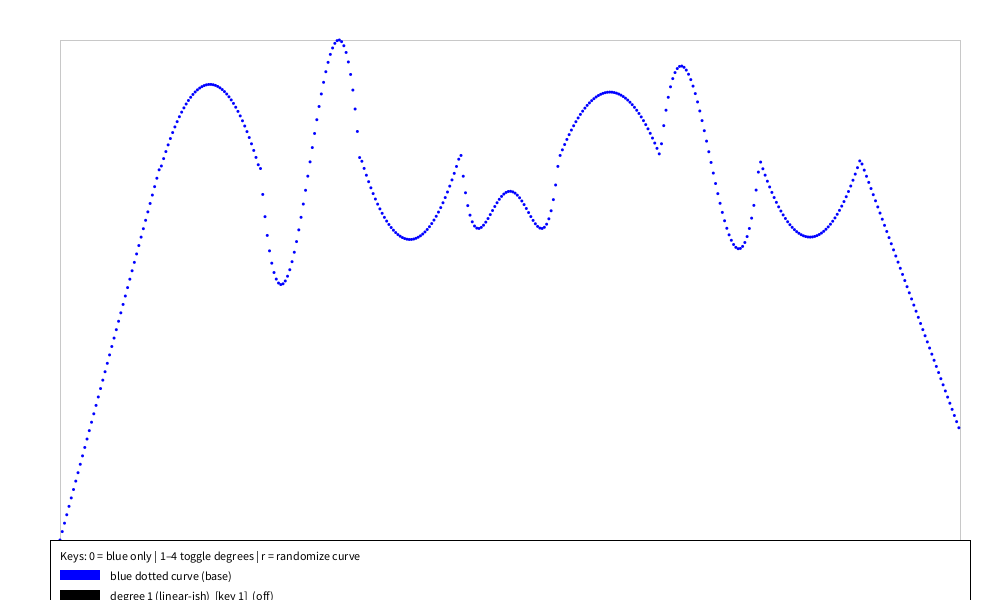
Frame 1 (no input)
Frame 2 (the mouse pressed at the canvas centre, redrawn once): identical to frame 1, image omitted

The Processing sketch that drew this single still picture (run headless with seeded random() and noise(); the mouse was pressed at the canvas centre and the sketch redrawn once):

// Processing sketch: polynomial_regression_demo
// ── polynomial_regression_demo.pde
// Curve vocabulary explorer with shuffled segments
// Segment degree order (by t from left to right):
//   1, 2, 3, 2, 4, 2, 3, 2, 1
//
// Behavior:
//   - Blue dotted curve is ALWAYS drawn.
//   - Press 1..4 to TOGGLE overlays of that degree.
//   - Press 0 to clear overlays (blue only).
//   - Press r to randomize to a new curve.
//
// Keys:
//   0 : blue curve only (no overlays)
//   1 : toggle degree 1 overlay
//   2 : toggle degree 2 overlay
//   3 : toggle degree 3 overlay
//   4 : toggle degree 4 overlay
//   r/R : randomize a new curve

int N = 800;                // number of sample points
float[] xs = new float[N];
float[] ys = new float[N];
int[] deg = new int[N];     // degree label for each point (1,2,3,4)

float minY, maxY;

// Which degrees are currently shown as overlays
boolean[] showDeg = new boolean[5]; // indices 1..4 used

// Segment scaling (randomized each time we generate a curve)
final int SEG_COUNT = 9;
float[] segScale = new float[SEG_COUNT];

void setup() {
  size(1000, 600);
  smooth(8);

  generateData();
  findYRange();

  noLoop();  // redraw only when something changes
}

void draw() {
  background(255);

  float left = 60;
  float right = width - 40;
  float top = 40;
  float bottom = height - 60;

  // Frame for curve
  stroke(200);
  noFill();
  rect(left, top, right - left, bottom - top);

  // --- Always draw blue dotted curve ---
  noStroke();
  fill(0, 0, 255);
  float rDot = 3;       // dot diameter
  int step = 2;         // skip every other sample for spacing

  for (int i = 0; i < N; i += step) {
    float px = map(i, 0, N - 1, left, right);
    float py = map(ys[i], minY, maxY, bottom, top);
    ellipse(px, py, rDot, rDot);
  }

  // --- Draw any active overlays for degrees 1..4 ---
  for (int d = 1; d <= 4; d++) {
    if (showDeg[d]) {
      int col;
      if (d == 1)      col = color(0);              // black
      else if (d == 2) col = color(0, 150, 0);      // green
      else if (d == 3) col = color(255, 140, 0);    // orange
      else             col = color(200, 0, 200);    // magenta

      drawDegreeSegments(d, col);
    }
  }

  // Legend under the graph area
  drawLegend();
}

// ------------------------------------------------------------
// Generate synthetic data with shuffled segment types
// Segment index:   0  1  2  3  4  5  6  7  8
// Degrees:         1  2  3  2  4  2  3  2  1
// ------------------------------------------------------------
void generateData() {
  int segCount = SEG_COUNT;

  // Randomize scale factors per segment (varies per degree)
  for (int seg = 0; seg < segCount; seg++) {
    int d = degreeForSeg(seg);
    float s;

    if (d == 1) {
      s = random(0.5, 1.5);
    } else if (d == 2) {
      s = random(0.8, 1.8);
    } else if (d == 3) {
      s = random(4.0, 8.0);
    } else { // d == 4
      s = random(8.0, 12.0);
    }
    segScale[seg] = s;
  }

  float yPrev = 0;     // last global y
  float anchor = 0;    // current segment anchor
  int prevSeg = -1;

  for (int i = 0; i < N; i++) {
    float t = (float)i / (N - 1);       // in [0,1]
    int seg = (int)(t * segCount);
    if (seg >= segCount) seg = segCount - 1;

    float localT = t * segCount - seg;  // local param in [0,1)

    int degree = degreeForSeg(seg);
    float scale = scaleForSeg(seg);
    float f = baseFunc(seg, localT);

    // Ensure continuity at segment boundaries
    if (seg != prevSeg) {
      anchor = (i == 0) ? 0 : (yPrev - scale * f);
    }

    float y = anchor + scale * f;

    xs[i] = t;
    ys[i] = y;
    deg[i] = degree;

    yPrev = y;
    prevSeg = seg;
  }
}

// ------------------------------------------------------------
// Base shape per segment (unscaled), as a function of localT in [0,1)
// ------------------------------------------------------------
float baseFunc(int seg, float u) {
  switch (seg) {
  case 0:
    // Degree 1: rising line
    return u;  // 0 -> 1

  case 1:
    // Degree 2: hill (∩)
    return u * (1.0 - u);  // 0 at ends, peak at 0.5

  case 2:
    // Degree 3: valley–hill–valley (two extrema)
    {
      float v = u;
      return v * (1.0 - v) * (v - 0.5);
    }

  case 3:
    // Degree 2: valley (U)
    return -u * (1.0 - u);

  case 4:
    // Degree 4: hill–valley–hill (wiggly quartic)
    {
      float v = u;
      return (v - 0.1) * (v - 0.3) * (v - 0.7) * (v - 0.9);
    }

  case 5:
    // Degree 2: smaller hill
    return 0.7 * u * (1.0 - u);

  case 6:
    // Degree 3: hill–valley–hill (flip of seg 2)
    {
      float v = u;
      return -v * (1.0 - v) * (v - 0.5);
    }

  case 7:
    // Degree 2: smaller valley
    return -0.7 * u * (1.0 - u);

  case 8:
    // Degree 1: gentle descending line
    return 1.0 - u;

  default:
    return 0;
  }
}

// ------------------------------------------------------------
// Degree per segment
// ------------------------------------------------------------
int degreeForSeg(int seg) {
  switch (seg) {
  case 0:
  case 8:
    return 1;
  case 1:
  case 3:
  case 5:
  case 7:
    return 2;
  case 2:
  case 6:
    return 3;
  case 4:
    return 4;
  default:
    return 1;
  }
}

// ------------------------------------------------------------
// Scale per segment (uses randomized segScale[])
// ------------------------------------------------------------
float scaleForSeg(int seg) {
  return segScale[seg];
}

// ------------------------------------------------------------
// Find Y range for mapping to canvas
// ------------------------------------------------------------
void findYRange() {
  minY = ys[0];
  maxY = ys[0];
  for (int i = 1; i < N; i++) {
    if (ys[i] < minY) minY = ys[i];
    if (ys[i] > maxY) maxY = ys[i];
  }
  if (abs(maxY - minY) < 1e-6) {
    maxY = minY + 1;
  }
}

// ------------------------------------------------------------
// Draw segments of a given degree with thick colored lines
// ------------------------------------------------------------
void drawDegreeSegments(int targetDegree, int col) {
  float left = 60;
  float right = width - 40;
  float top = 40;
  float bottom = height - 60;

  stroke(col);
  strokeWeight(4);
  noFill();

  for (int i = 1; i < N; i++) {
    if (deg[i] == targetDegree && deg[i - 1] == targetDegree) {
      float x1 = map(i - 1, 0, N - 1, left, right);
      float y1 = map(ys[i - 1], minY, maxY, bottom, top);
      float x2 = map(i, 0, N - 1, left, right);
      float y2 = map(ys[i], minY, maxY, bottom, top);
      line(x1, y1, x2, y2);
    }
  }
}

// ------------------------------------------------------------
// Legend below the graph area, with color swatches
// ------------------------------------------------------------
void drawLegend() {
  float left = 60;
  float right = width - 40;
  float bottom = height - 60;

  int x0 = (int)left;
  int y0 = (int)(bottom + 20);  // just below the graph
  int dy = 20;

  fill(255);
  stroke(0);
  rect(x0 - 10, y0 - 20, (int)(right - left) + 20, 110);

  textAlign(LEFT, CENTER);
  textSize(12);
  fill(0);
  text("Keys: 0 = blue only | 1–4 toggle degrees | r = randomize curve", x0, y0 - 5);

  int y = y0 + 15;

  int sw = 40;  // swatch width

  // Blue base curve
  noStroke();
  fill(0, 0, 255);
  rect(x0, y - 5, sw, 10);
  fill(0);
  text("blue dotted curve (base)", x0 + sw + 10, y);
  y += dy;

  // Degree 1
  noStroke();
  fill(0);
  rect(x0, y - 5, sw, 10);
  fill(0);
  text("degree 1 (linear-ish)  [key 1]  " + (showDeg[1] ? "(ON)" : "(off)"), x0 + sw + 10, y);
  y += dy;

  // Degree 2
  noStroke();
  fill(0, 150, 0);
  rect(x0, y - 5, sw, 10);
  fill(0);
  text("degree 2 (hills/valleys)  [key 2]  " + (showDeg[2] ? "(ON)" : "(off)"), x0 + sw + 10, y);
  y += dy;

  // Degree 3
  noStroke();
  fill(255, 140, 0);
  rect(x0, y - 5, sw, 10);
  fill(0);
  text("degree 3 (cubic combos)  [key 3]  " + (showDeg[3] ? "(ON)" : "(off)"), x0 + sw + 10, y);
  y += dy;

  // Degree 4
  noStroke();
  fill(200, 0, 200);
  rect(x0, y - 5, sw, 10);
  fill(0);
  text("degree 4 (quartic combos) [key 4]  " + (showDeg[4] ? "(ON)" : "(off)"), x0 + sw + 10, y);
}

// ------------------------------------------------------------
// Key handling
// ------------------------------------------------------------
void keyPressed() {
  boolean changed = false;

  if (key == '0') {
    // Reset to blue only
    for (int d = 1; d <= 4; d++) {
      showDeg[d] = false;
    }
    changed = true;
  } else if (key >= '1' && key <= '4') {
    int d = key - '0';
    showDeg[d] = !showDeg[d];  // toggle
    changed = true;
  } else if (key == 'r' || key == 'R') {
    generateData();
    findYRange();
    changed = true;
  }

  if (changed) {
    redraw();
  }
}
